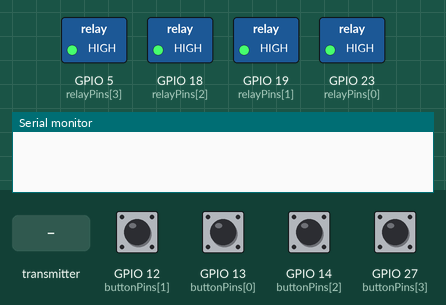
The sketch below on a simulated ESP32. On the bench: switched loads named in the sketch (green lamp = pin HIGH), the last lines printed to the serial monitor. The inputs (shaded band) are chosen by the test bench; at power-on: GPIO 12 (buttonPins[1]), GPIO 13 (buttonPins[0]), GPIO 14 (buttonPins[2]), GPIO 27 (buttonPins[3]) HIGH.

Above: at 1.2 s.
1.3 s: GPIO 12 (buttonPins[1]) pulled LOW for 0.15 s
At 1.9 s:
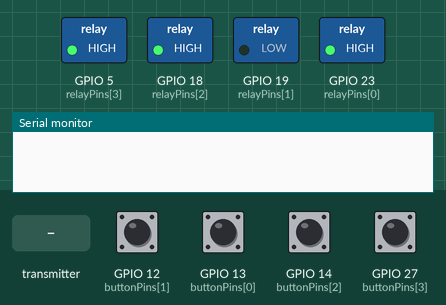
2.9 s: GPIO 13 (buttonPins[0]) pulled LOW for 0.15 s
At 4.2 s:
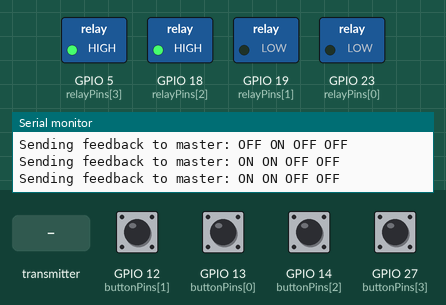
4.5 s: GPIO 14 (buttonPins[2]) pulled LOW for 0.15 s
At 5.5 s:
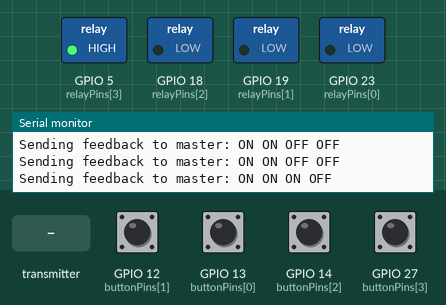
6.1 s: GPIO 27 (buttonPins[3]) pulled LOW for 0.15 s
At 6.8 s:
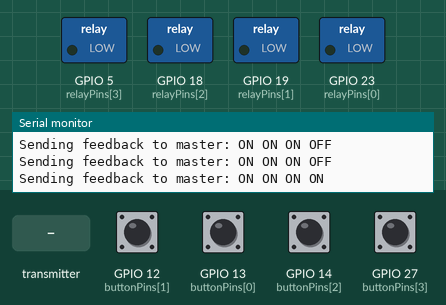
7.7 s: the transmitter starts sending buttonID = 0
At 8.9 s:
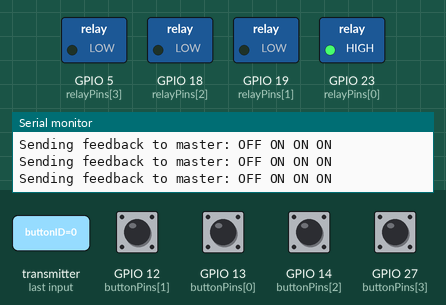
9.2 s: the transmitter starts sending buttonID = 1
At 10.1 s:
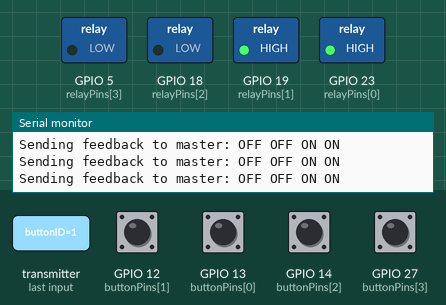
Timing chart, 0 to 11.7 s (numbered marks = the images above; inputs shaded):
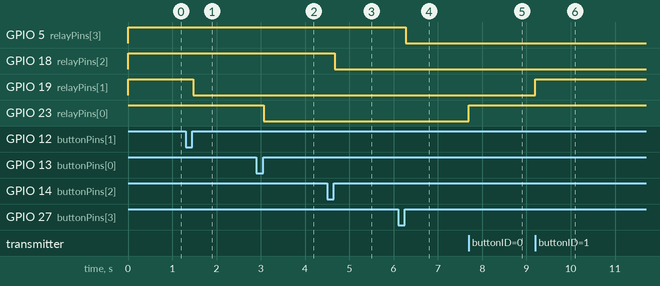

The sketch:

Code_ESP32_ESPNOW_Slave_4Relay.ino
```cpp
#include <WiFi.h>
#include <esp_now.h>
#include <AceButton.h>

using namespace ace_button;

// Relay Pins (active low, so relay turns ON when pin is LOW)

const int relayPins[] = {23, 19, 18, 5};
const int numRelays = 4;
bool relayStates[numRelays] = {false, false, false, false};

// Push Button Pins
const int buttonPins[] = {13, 12, 14, 27};  // Push-button pins

// Button Objects
AceButton buttons[numRelays] = {
  AceButton(buttonPins[0]), AceButton(buttonPins[1]),
  AceButton(buttonPins[2]), AceButton(buttonPins[3])
};

// Structure for receiving data from Master
typedef struct {
  int buttonID;
  bool state;
} ButtonData;

ButtonData buttonData;

// Structure for sending feedback to Master
typedef struct {
  bool relayStates[numRelays]; // State of all relays
} FeedbackData;

FeedbackData feedbackData;

// ESP-NOW Connection Status
bool masterConnected = false;

// Master MAC Address (replace with actual Master ESP32 MAC address)
uint8_t masterMAC[] = {0xC0, 0x49, 0xEF, 0xD1, 0x25, 0x4C};  // Replace with actual MAC

void onDataRecv(const esp_now_recv_info_t *info, const uint8_t *incomingData, int len) {
  memcpy(&buttonData, incomingData, sizeof(buttonData));

  // Toggle relay state based on received data
  int relayIndex = buttonData.buttonID;
  if (relayIndex >= 0 && relayIndex < numRelays) {
    relayStates[relayIndex] = buttonData.state;
    // Set the corresponding relay pin state (active low)
    digitalWrite(relayPins[relayIndex], relayStates[relayIndex] ? LOW : HIGH);

    // Send feedback to Master with updated relay states
    sendFeedbackToMaster();
  }
}

void onDataSent(const uint8_t *mac_addr, esp_now_send_status_t status) {
  masterConnected = (status == ESP_NOW_SEND_SUCCESS);
}

void sendFeedbackToMaster() {
  // Copy relay states to feedback data structure
  memcpy(feedbackData.relayStates, relayStates, sizeof(feedbackData.relayStates));

  // Send the relay states as feedback to the master
  esp_now_send(masterMAC, (uint8_t *)&feedbackData, sizeof(feedbackData));

  // Print feedback to serial to verify data is being sent
  Serial.print("Sending feedback to master: ");
  for (int i = 0; i < 4; i++) {
    Serial.print(feedbackData.relayStates[i] ? "ON " : "OFF ");
  }
  Serial.println();
}

void handleButtonPress(AceButton *button, uint8_t eventType, uint8_t buttonState) {
  if (eventType == AceButton::kEventReleased) {
    int buttonIndex = button->getPin();

    // Find the corresponding relay index
    for (int i = 0; i < numRelays; i++) {
      if (buttonPins[i] == buttonIndex) {
        // Toggle the relay state
        relayStates[i] = !relayStates[i];
        digitalWrite(relayPins[i], relayStates[i] ? LOW : HIGH);

        // Send feedback to Master (if connected)
        if (masterConnected) {
          sendFeedbackToMaster();
        }
        break;
      }
    }
  }
}

void setup() {
  Serial.begin(115200);

  // Initialize relays (active low, so relays are OFF initially)
  for (int i = 0; i < numRelays; i++) {
    pinMode(relayPins[i], OUTPUT);
    digitalWrite(relayPins[i], HIGH);  // Set initial state to OFF (active low)
  }

  // Initialize buttons with AceButton
  ButtonConfig *buttonConfig = ButtonConfig::getSystemButtonConfig();
  buttonConfig->setEventHandler(handleButtonPress);

  // Set up the button pins as INPUT_PULLUP
  for (int i = 0; i < numRelays; i++) {
    pinMode(buttonPins[i], INPUT_PULLUP);
    buttons[i].getButtonConfig()->setEventHandler(handleButtonPress);
  }

  // Setup ESP-NOW
  WiFi.mode(WIFI_STA);
  if (esp_now_init() != ESP_OK) {
    Serial.println("ESP-NOW init failed");
    return;
  }

  esp_now_register_recv_cb(onDataRecv);
  esp_now_register_send_cb(onDataSent);

  // Add Master peer for ESP-NOW communication
  esp_now_peer_info_t peerInfo = {};
  memcpy(peerInfo.peer_addr, masterMAC, 6);
  peerInfo.channel = 0;
  peerInfo.encrypt = false;
  if (esp_now_add_peer(&peerInfo) != ESP_OK) {
    Serial.println("Failed to add peer");
  }
}

void loop() {
  // Check button presses without delay
  for (int i = 0; i < numRelays; i++) {
    buttons[i].check();
  }

  // Periodically send feedback to master every 1000ms (non-blocking)
  static unsigned long lastFeedbackTime = 0;
  if (millis() - lastFeedbackTime >= 2000) {
    lastFeedbackTime = millis();
    sendFeedbackToMaster();  // Send the relay states to master every 2 second
  }
}
```

Measured:
- after the input at 1.3 s, GPIO 19 (relayPins[1]): HIGH → LOW after 0.17 s
- after the input at 2.9 s, GPIO 23 (relayPins[0]): HIGH → LOW after 0.17 s
- after the input at 4.5 s, GPIO 18 (relayPins[2]): HIGH → LOW after 0.17 s
- after the input at 6.1 s, GPIO 5 (relayPins[3]): HIGH → LOW after 0.17 s
- after the input at 7.7 s, GPIO 23 (relayPins[0]): LOW → HIGH at once
- after the input at 9.2 s, GPIO 19 (relayPins[1]): LOW → HIGH at once
